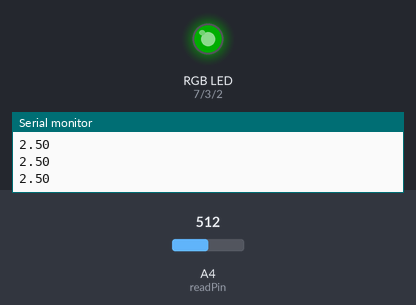
The sketch below on a simulated Arduino Uno, built with avr-gcc and run on an emulated ATmega328P. Parts: an RGB LED mixed from three pins (HIGH = lit), the last lines printed to the serial monitor. The test bench sets the inputs (shaded band); at power-on: A4 (readPin) = 512. Dim RGB values are drawn brighter than linear.

Above: at 1.3 s.
1.4 s: A4 (readPin) set to 606
2.9 s: A4 (readPin) set to 624
At 3.8 s:
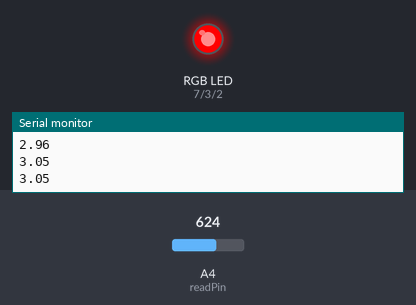
4.5 s: A4 (readPin) set to 511
At 5.1 s:
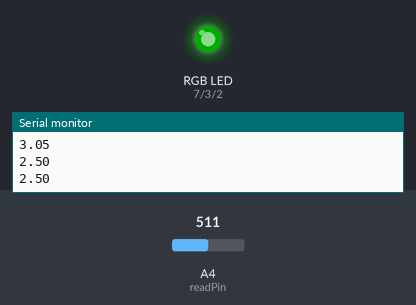
6.0 s: A4 (readPin) set to 716
At 7.4 s:
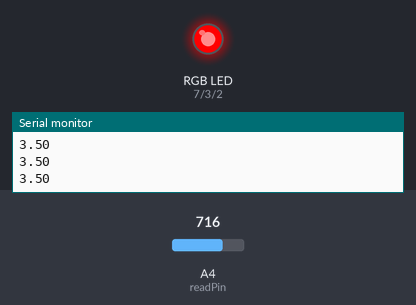
Timing chart, 0 to 8.5 s (numbered marks = the images above; inputs shaded):
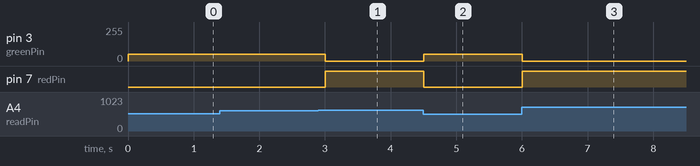

Measured:
- the behaviour switches between 613 and 614 on A4 (readPin) (found by bisection; images 0 and 1)
- after the input at 2.9 s, pin 3 (greenPin): 50/255 → 0/255 after 0.10 s; pin 7 (redPin): LOW → HIGH after 0.10 s
- after the input at 4.5 s, pin 3 (greenPin): 0/255 → 50/255 at once; pin 7 (redPin): HIGH → LOW at once
- after the input at 6.0 s, pin 3 (greenPin): 50/255 → 0/255 at once; pin 7 (redPin): LOW → HIGH at once

The sketch:

part_2_code.ino
```cpp
int readPin=A4;
int readVal;
float outVolt=0;
int delayTime=500;
int redPin=7;
int greenPin=3;
int bluePin=2;
void setup() {
  // put your setup code here, to run once:
  pinMode(readPin,INPUT);
  pinMode(redPin,OUTPUT);
  pinMode(greenPin,OUTPUT);
  pinMode(bluePin,OUTPUT);
  Serial.begin(9600);
}

void loop() {
  // put your main code here, to run repeatedly:
  readVal=analogRead(readPin);
  outVolt=(5./1023.)*readVal;
  Serial.println(outVolt);

  if (outVolt<=3){
    digitalWrite(redPin,LOW);
    digitalWrite(bluePin,LOW);
    analogWrite(greenPin,50);
  }
  else if (outVolt<=1){
    digitalWrite(redPin,LOW);
    analogWrite(greenPin,0);
    digitalWrite(bluePin,HIGH);
  }
  else {
    analogWrite(greenPin,0);
    digitalWrite(bluePin,LOW);
    digitalWrite(redPin,HIGH);
  }
  delay(delayTime);
}
```
